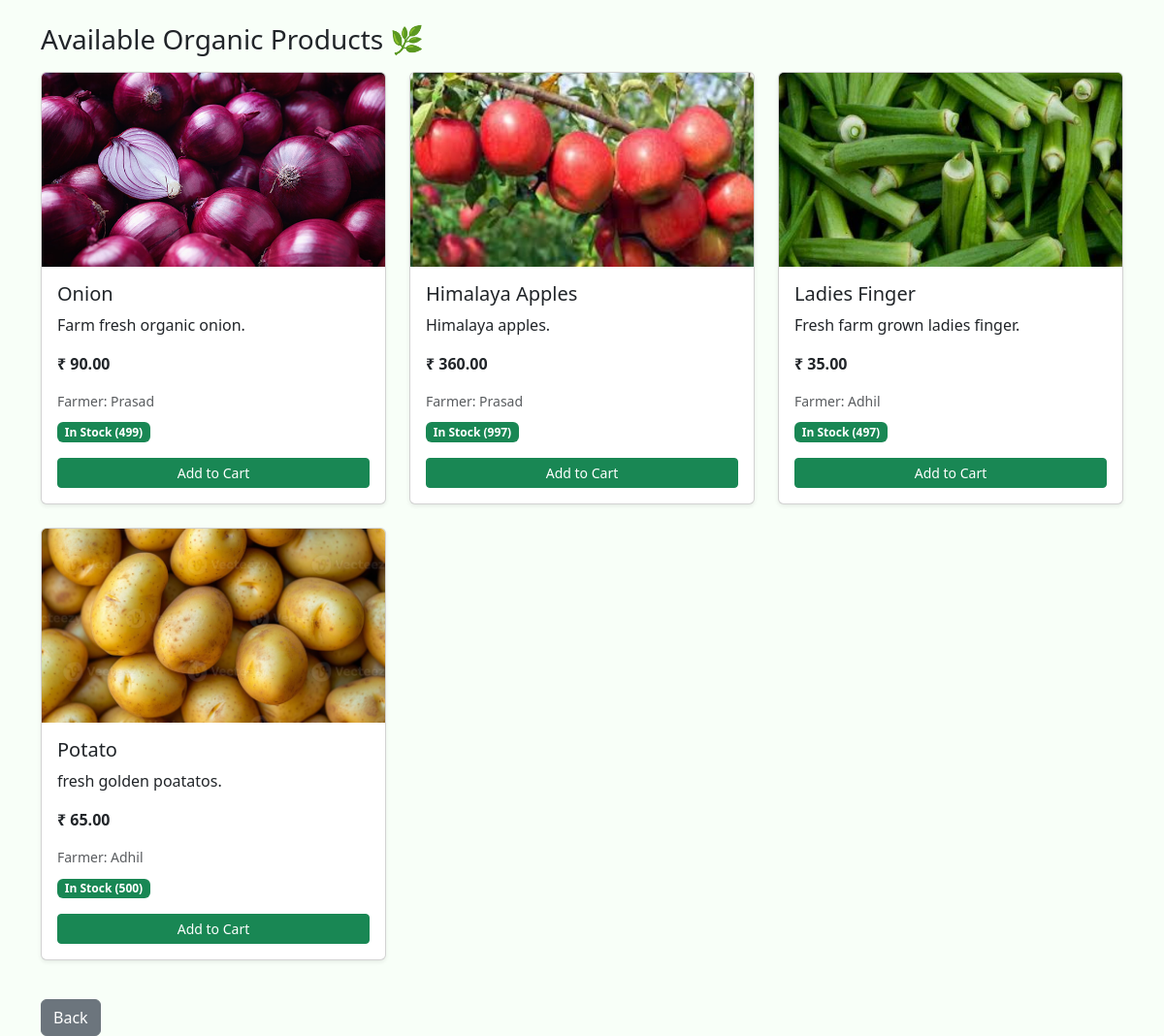
The page /products/ (signed in) on the database its author committed.
### store/models.py (models this page shows, shortened)
class Product(models.Model):
    CATEGORY_CHOICES = [
        ('fruit', 'Fruit'),
        ('vegetable', 'Vegetable'),
    ]
    farmer = models.ForeignKey(User, on_delete=models.CASCADE)
    name = models.CharField(max_length=100)
    price = models.DecimalField(max_digits=8, decimal_places=2)
    stock = models.IntegerField()
    image = models.ImageField(upload_to='products/')
    description = models.TextField()
    category = models.CharField(
        max_length=20,
        choices=CATEGORY_CHOICES
    )

### store/views.py (the view)
# urls.py: path('products/', views.browse_products, name='browse_products'),
@login_required
def browse_products(request):
    if request.user.profile.role != 'customer':
        return redirect('home')
    products = Product.objects.all()
    return render(request, 'store/browse_products.html', {'products': products})

### store/templates/store/browse_products.html (shortened to what this page needs)
<!DOCTYPE html>
<html>
<head>
    <link href="https://cdn.jsdelivr.net/npm/bootstrap@5.3.2/dist/css/bootstrap.min.css" rel="stylesheet">
</head>
<body style="background:#f8fff8;">
<div class="container mt-4">
    <h3 class="mb-3">Available Organic Products 🌿</h3>
    <div class="row">
        {% for product in products %}
        <div class="col-md-4">
            <div class="card mb-4 shadow-sm">
                {% if product.image %}
                <img src="{{ product.image.url }}" class="card-img-top"
                     style="height:200px; object-fit:cover;">
                {% else %}
                <div class="text-center p-5 bg-light">
                    No Image
                </div>
                {% endif %}
                <div class="card-body">
                    <h5 class="card-title">{{ product.name }}</h5>
                    <p class="card-text">
                        {{ product.description|truncatewords:15 }}
                    </p>
                    <p>
                        <strong>₹ {{ product.price }}</strong>
                    </p>
                    <small class="text-muted d-block mb-2">
                        Farmer: {{ product.farmer.username }}
                    </small>
                    {% if product.stock > 0 %}
                        <span class="badge bg-success mb-2">
                            In Stock ({{ product.stock }})
                        </span>
                        <a href="{% url 'add_to_cart' product.id %}"
                           class="btn btn-success btn-sm w-100 mt-2">
                            Add to Cart
                        </a>
                    {% endif %}
                </div>
            </div>
        </div>
        {% empty %}
        <p>No products available.</p>
        {% endfor %}
    </div>
    <a href="{% url 'home' %}" class="btn btn-secondary mt-3">
        Back
    </a>
</div>
</body>
</html>

### rows shown on the page
Product: image (picture), name "Onion", description "Farm fresh organic onion.", price "90.00", farmer.username "Prasad", stock "499"
Product: image (picture), name "Himalaya Apples", description "Himalaya apples.", price "360.00", farmer.username "Prasad", stock "997"
Product: image (picture), name "Ladies Finger", description "Fresh farm grown ladies finger.", price "35.00", farmer.username "Adhil", stock "497"
Product: image (picture), name "Potato", description "fresh golden poatatos.", price "65.00", farmer.username "Adhil", stock "500"
